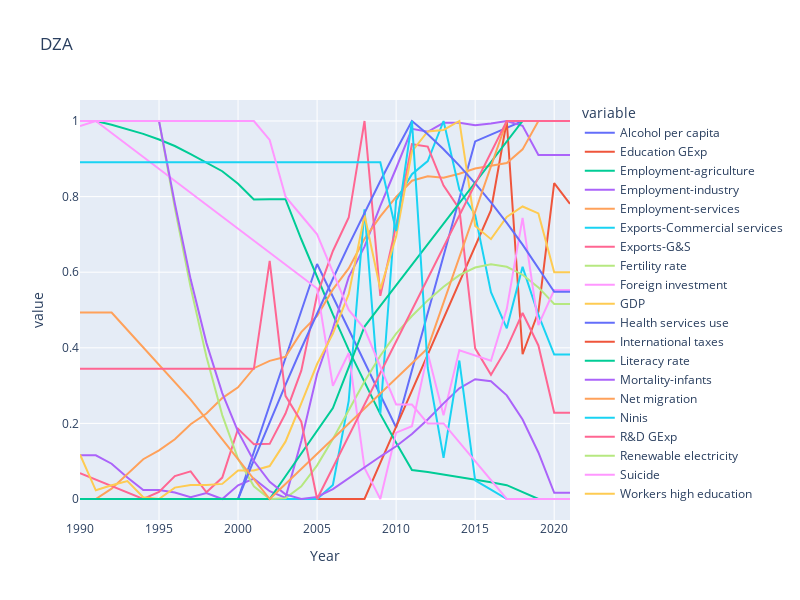
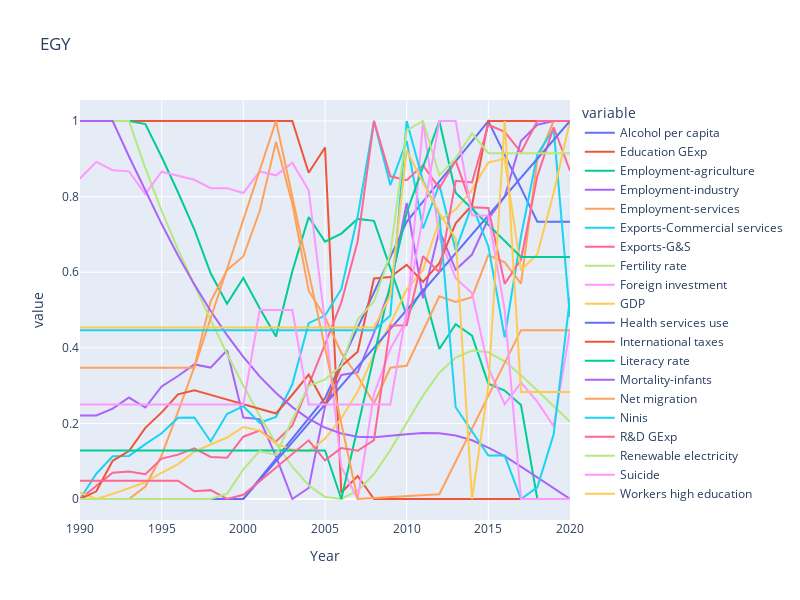
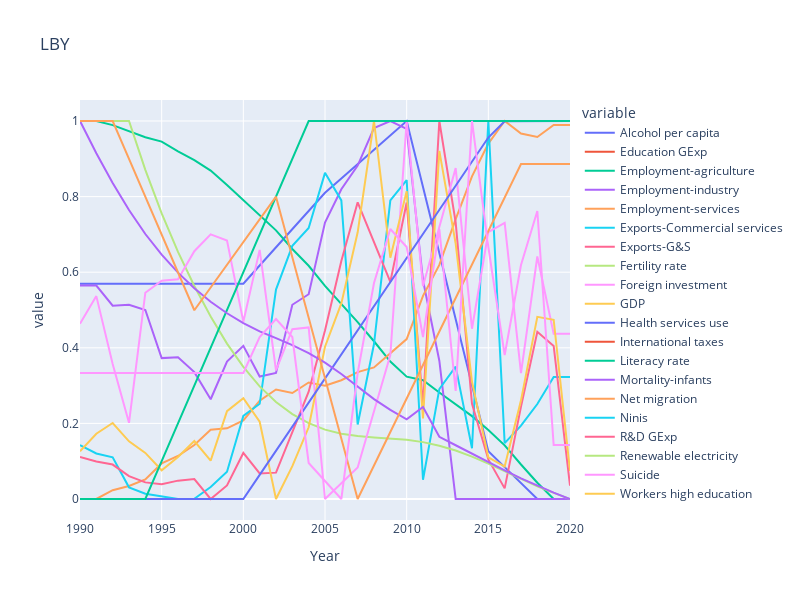
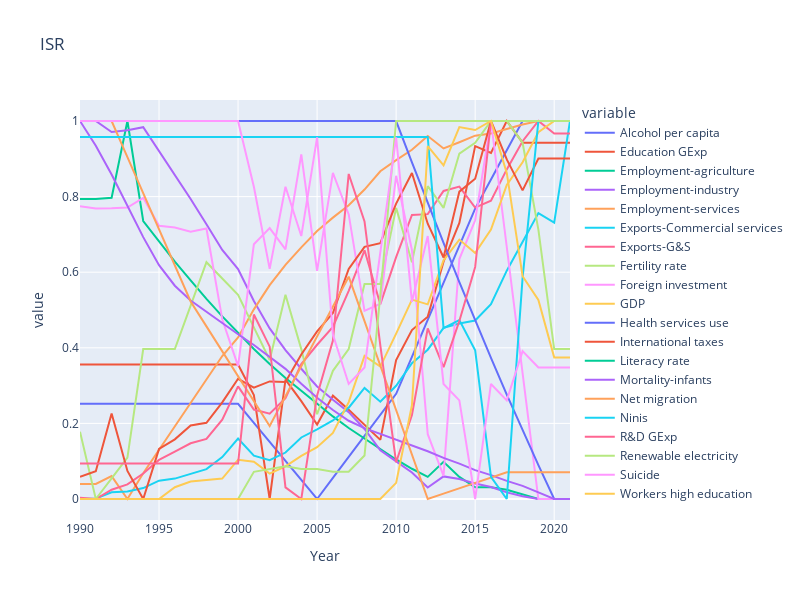

The cell these charts' notebook holds for them, in order:
### Code cell
for i in range(0,len(naf_list)):

    dat=df.loc[df.loc[:, 'Country'] == naf_list[i]]

    a=px.line(dat, x="Year", y=myvariables, width=800, height=600,title=naf_list[i])

    display(a)
